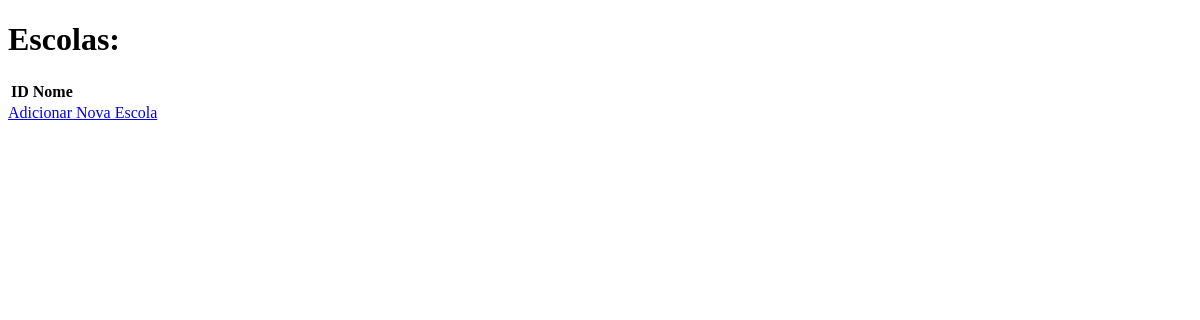
The app's page /lista_escolas/, older data.
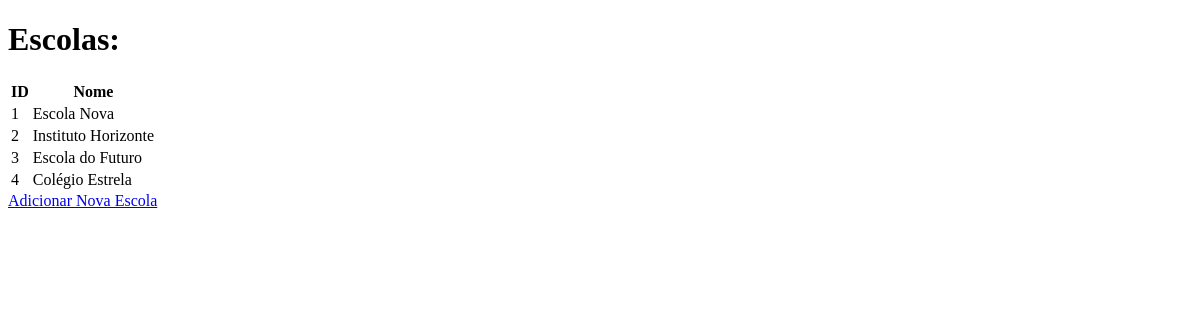
The same page, newer data.
### core/models.py (models this page shows, shortened)
class Escola(models.Model):
    nome = models.CharField(max_length=64)

### core/views.py (the view)
# urls.py: path('lista_escolas/', views.lista_escolas, name='lista_escolas'),
def lista_escolas(request):
    escolas = Escola.objects.all()
    return render(request, 'core/lista_escolas.html', {'escolas': escolas})

### core/templates/core/lista_escolas.html (shortened to what this page needs)
<!DOCTYPE html>
<html>
<head>
</head>
<body>
    <h1>Escolas:</h1>
    <table>
        <tr>
            <th>ID</th>
            <th>Nome</th>
        </tr>
        {% for escola in escolas %}
        <tr>
            <td>{{ escola.id }}</td>
            <td>{{ escola.nome }}</td>
        </tr>
        {% endfor %}
    </table>
    <a href="{% url 'cadastrar_escola' %}">Adicionar Nova Escola</a>
</body>
</html>

Row changes from the older to the newer data that the page shows:
added Escola: id "1", nome "Escola Nova"
added Escola: id "2", nome "Instituto Horizonte"
added Escola: id "3", nome "Escola do Futuro"
added Escola: id "4", nome "Colégio Estrela"
